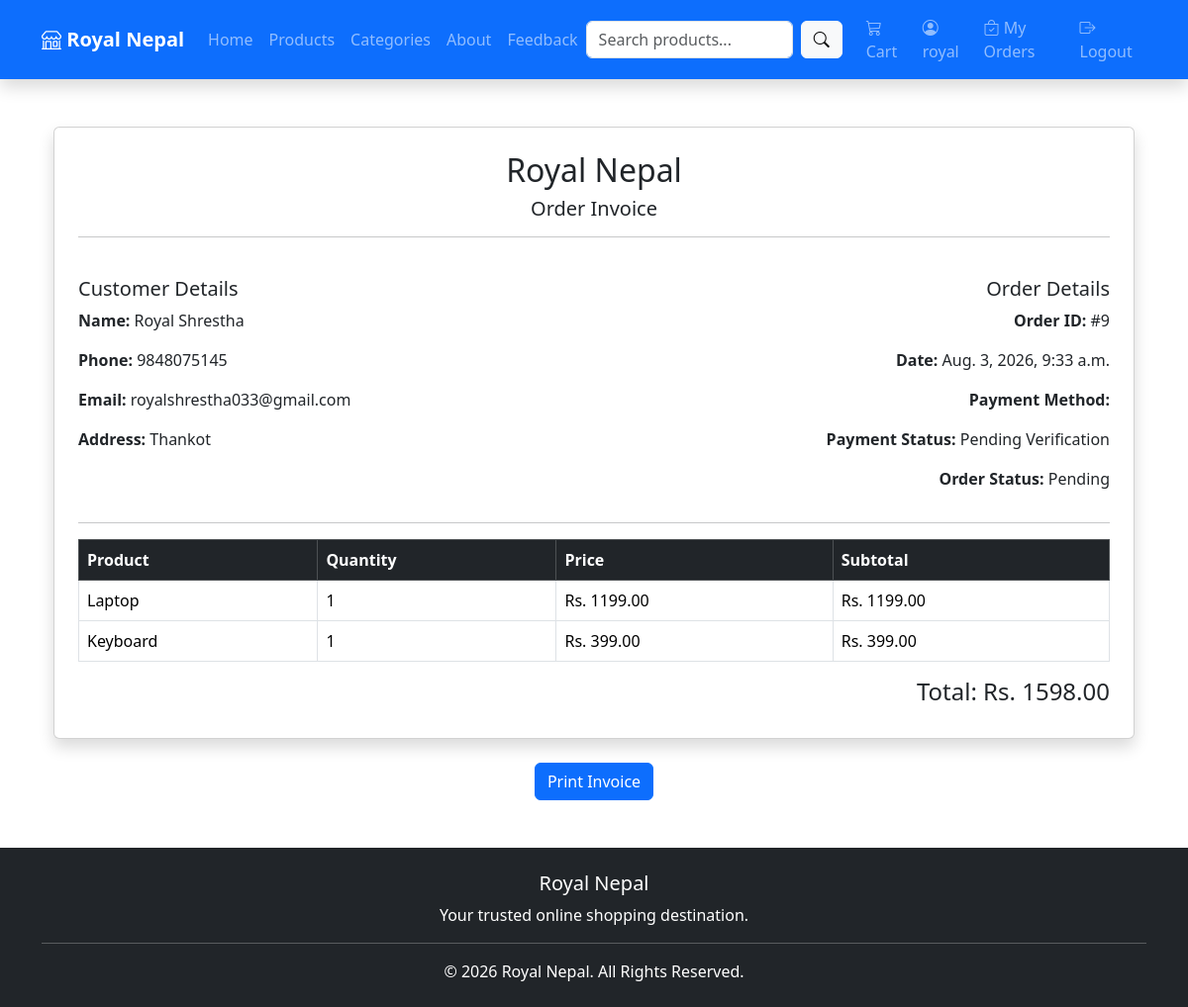
Page /orders/invoice/9/ (signed in) on the earlier database version.
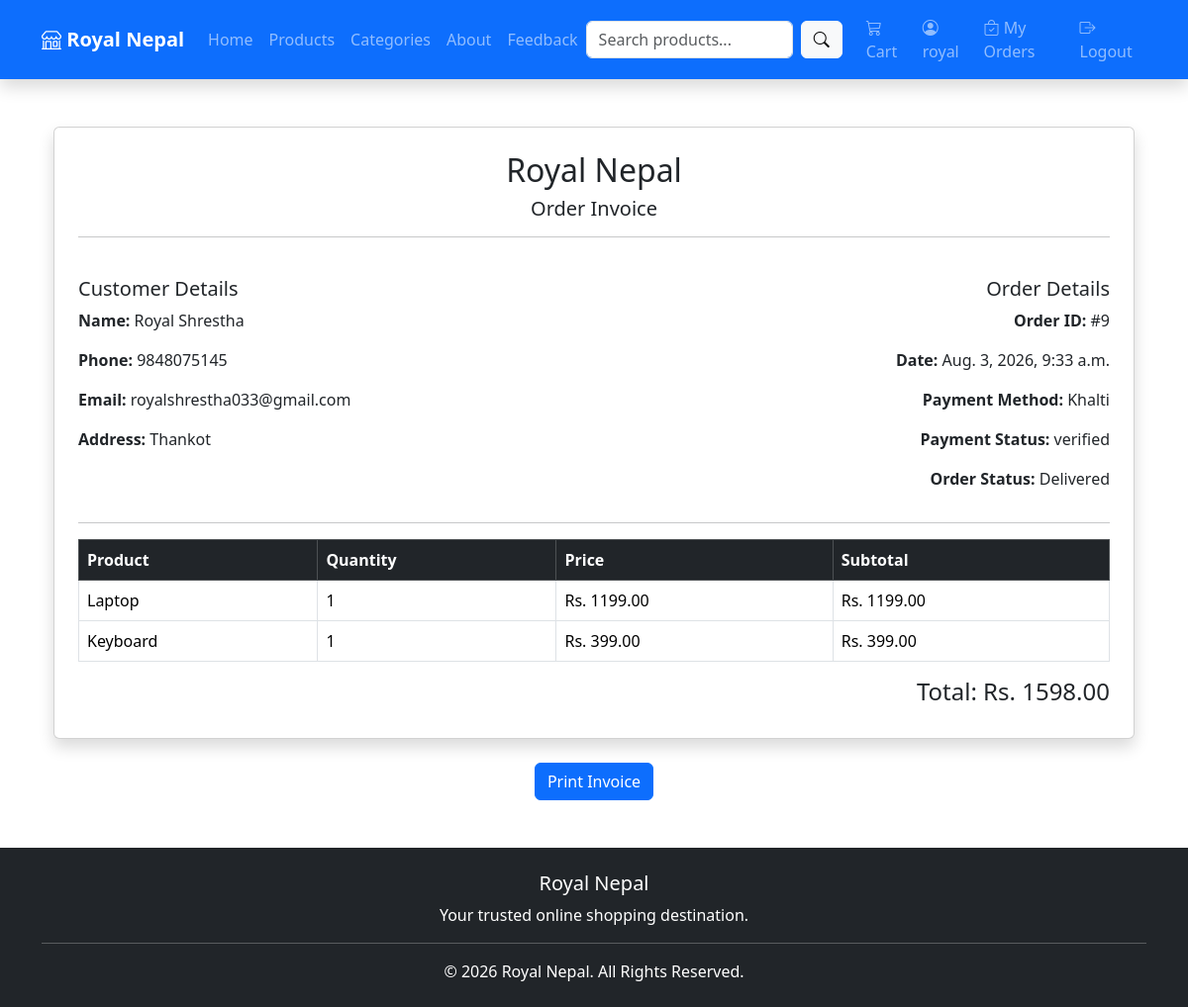
Same page on the later database version.
### orders/models.py (models this page shows, shortened)
class Order(models.Model):
    STATUS_CHOICES = [
        ("Pending", "Pending"),
        ("Confirmed", "Confirmed"),
        ("Shipped", "Shipped"),
        ("Delivered", "Delivered"),
    ]
    user = models.ForeignKey(User, on_delete=models.CASCADE)
    full_name = models.CharField(max_length=100)
    phone = models.CharField(max_length=20)
    email = models.EmailField()
    address = models.TextField()
    total_amount = models.DecimalField(
        max_digits=10,
        decimal_places=2
    )
    status = models.CharField(
        max_length=20,
        choices=STATUS_CHOICES,
        default="Pending"
    )
    payment_method = models.CharField(
        max_length=20,
        blank=True
    )
    payment_screenshot = models.ImageField(
        upload_to="payments/",
        blank=True,
        null=True
    )
    payment_status = models.CharField(
        max_length=30,
        default="Pending Verification"
    )
    created_at = models.DateTimeField(
        auto_now_add=True
    )

### orders/views.py (the view)
@login_required
def invoice(request, order_id):
    order = get_object_or_404(
        Order,
        id=order_id,
        user=request.user
    )
    order_items = OrderItem.objects.filter(
        order=order
    )
    return render(
        request,
        "orders/invoice.html",
        {
            "order": order,
            "order_items": order_items,
        }
    )

### orders/models.py (called while the page is built)
    def subtotal(self):
        return self.price * self.quantity

### templates/orders/invoice.html
{% extends 'base.html' %}
{% block content %}
<div class="container mt-5">
    <div class="card shadow p-4" id="invoice">
        <div class="text-center mb-4">
            <h2>Royal Nepal</h2>
            <h5>Order Invoice</h5>
            <hr>
        </div>
        <div class="row">
            <div class="col-md-6">
                <h5>Customer Details</h5>
                <p>
                    <strong>Name:</strong> {{ order.full_name }}
                </p>
                <p>
                    <strong>Phone:</strong> {{ order.phone }}
                </p>
                <p>
                    <strong>Email:</strong> {{ order.email }}
                </p>
                <p>
                    <strong>Address:</strong> {{ order.address }}
                </p>
            </div>
            <div class="col-md-6 text-md-end">
                <h5>Order Details</h5>
                <p>
                    <strong>Order ID:</strong> #{{ order.id }}
                </p>
                <p>
                    <strong>Date:</strong> {{ order.created_at }}
                </p>
                <p>
                    <strong>Payment Method:</strong> {{ order.payment_method }}
                </p>
                <p>
                    <strong>Payment Status:</strong> {{ order.payment_status }}
                </p>
                <p>
                    <strong>Order Status:</strong> {{ order.status }}
                </p>
            </div>
        </div>
        <hr>
        <table class="table table-bordered">
            <thead class="table-dark">
                <tr>
                    <th>Product</th>
                    <th>Quantity</th>
                    <th>Price</th>
                    <th>Subtotal</th>
                </tr>
            </thead>
            <tbody>
                {% for item in order_items %}
                <tr>
                    <td>{{ item.product.name }}</td>
                    <td>{{ item.quantity }}</td>
                    <td>Rs. {{ item.price }}</td>
                    <td>Rs. {{ item.subtotal }}</td>
                </tr>
                {% endfor %}
            </tbody>
        </table>
        <div class="text-end">
            <h4>
                Total: Rs. {{ order.total_amount }}
            </h4>
        </div>
    </div>
    <div class="text-center mt-4">
        <button onclick="window.print()" class="btn btn-primary">
            Print Invoice
        </button>
    </div>
</div>
{% endblock %}

Differences in the rows shown:
changed Order "Royal Shrestha": payment_method (not shown) → "Khalti"; payment_status "Pending Verification" → "verified"; status "Pending" → "Delivered"
